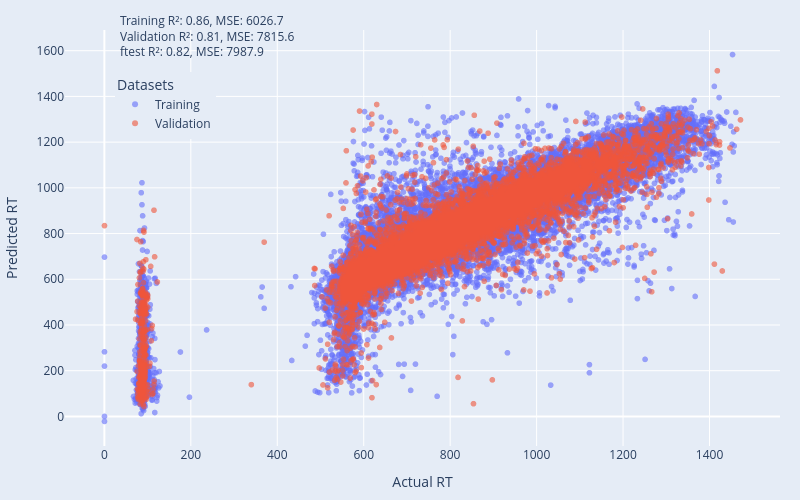

This figure's notebook cell:
### Code cell
train_y_pred, train_y_true = make_prediction(config, train_loader)
#train_mse = mean_squared_error(train_y_true, train_y_pred.squeeze())
#train_r2 = r2_score(train_y_true, train_y_pred.squeeze())
#print(f"train r2={train_r2:.2} mse={train_mse:.2}")
valid_y_pred, valid_y_true = make_prediction(config, valid_loader)
#valid_mse = mean_squared_error(valid_y_true, valid_y_pred.squeeze())
#valid_r2 = r2_score(valid_y_true, valid_y_pred.squeeze())
#print(f"valid r2={valid_r2:.2} mse={valid_mse:.2}")
ftest_y_pred, ftest_y_true = make_prediction(config, ftest_loader)
#ftest_mse = mean_squared_error(ftest_y_true, ftest_y_pred.squeeze())
#ftest_r2 = r2_score(ftest_y_true, ftest_y_pred.squeeze())
#print(f"ftest r2={ftest_r2:.2} mse={ftest_mse:.2}")

# Combine training and validation for scatter plot
new_train_set = pd.DataFrame({"rt": train_y_true.numpy(),"predicted_rt": train_y_pred.numpy().squeeze()})
new_valid_set = pd.DataFrame({"rt": valid_y_true.numpy(),"predicted_rt": valid_y_pred.numpy().squeeze()})
new_train_set['set'] = 'Training'
new_valid_set['set'] = 'Validation'
combined_data = pd.concat([new_train_set[['rt', 'predicted_rt', 'set']], new_valid_set[['rt', 'predicted_rt', 'set']]])

# Scatter plot for training and validation sets
title_text = (
    f"Training R²: {train_r2:.2f}, MSE: {train_mse:.1f}<br>"
    f"Validation R²: {valid_r2:.2f}, MSE: {valid_mse:.1f}<br>"
    f"ftest R²: {ftest_r2:.2f}, MSE: {ftest_mse:.1f}"
)

fig = px.scatter(
    combined_data, x='rt', y='predicted_rt', color='set',
    title=title_text,
    labels={'rt': 'Actual RT', 'predicted_rt': 'Predicted RT'},
    opacity=0.6
)

fig.update_layout(
    plot_bgcolor='rgba(229, 236, 246,1)',
    paper_bgcolor='rgba(229, 236, 246,1)',
    width=800,
    height=500,
    margin=dict(l=20, r=20, t=30, b=20),
    title_font_size=12, # Adjust title font size here
    title_x=0.15, # Center the title horizontally (0 is left, 1 is right)
    title_y=0.95, # Adjust vertical position (0 is bottom, 1 is top)
    legend=dict(
        title="Datasets", # Change legend title
        yanchor="top",
        y=0.9,
        xanchor="left",
        x=0.07
    )
)

fig.show()
fig.write_image("images/Figure-3.10-GCN-chronological-Opt.svg")

### Figure 1 — Plotly figure (JSON) as saved in the notebook; plotly's stock layout.template omitted (floating-point values rounded to 4 significant figures; data arrays with more than 128 entries replaced by an {"elided": "..."} marker saying what was removed)
{"data": [{"hovertemplate": "set=Training<br>Actual RT=%{x}<br>Predicted RT=%{y}<extra></extra>", "legendgroup": "Training", "marker": {"color": "#636efa", "opacity": 0.6, "symbol": "circle"}, "mode": "markers", "name": "Training", "showlegend": true, "type": "scattergl", "x": {"elided": "56058 float values"}, "xaxis": "x", "y": {"elided": "56058 float values"}, "yaxis": "y"}, {"hovertemplate": "set=Validation<br>Actual RT=%{x}<br>Predicted RT=%{y}<extra></extra>", "legendgroup": "Validation", "marker": {"color": "#EF553B", "opacity": 0.6, "symbol": "circle"}, "mode": "markers", "name": "Validation", "showlegend": true, "type": "scattergl", "x": {"elided": "11974 float values"}, "xaxis": "x", "y": {"elided": "11974 float values"}, "yaxis": "y"}], "layout": {"height": 500, "legend": {"title": {"text": "Datasets"}, "tracegroupgap": 0, "x": 0.07, "xanchor": "left", "y": 0.9, "yanchor": "top"}, "margin": {"b": 20, "l": 20, "r": 20, "t": 30}, "paper_bgcolor": "rgba(229, 236, 246,1)", "plot_bgcolor": "rgba(229, 236, 246,1)", "title": {"font": {"size": 12}, "text": "Training R²: 0.86, MSE: 6026.7<br>Validation R²: 0.81, MSE: 7815.6<br>ftest R²: 0.82, MSE: 7987.9", "x": 0.15, "y": 0.95}, "width": 800, "xaxis": {"anchor": "y", "domain": [0, 1], "title": {"text": "Actual RT"}}, "yaxis": {"anchor": "x", "domain": [0, 1], "title": {"text": "Predicted RT"}}}}
